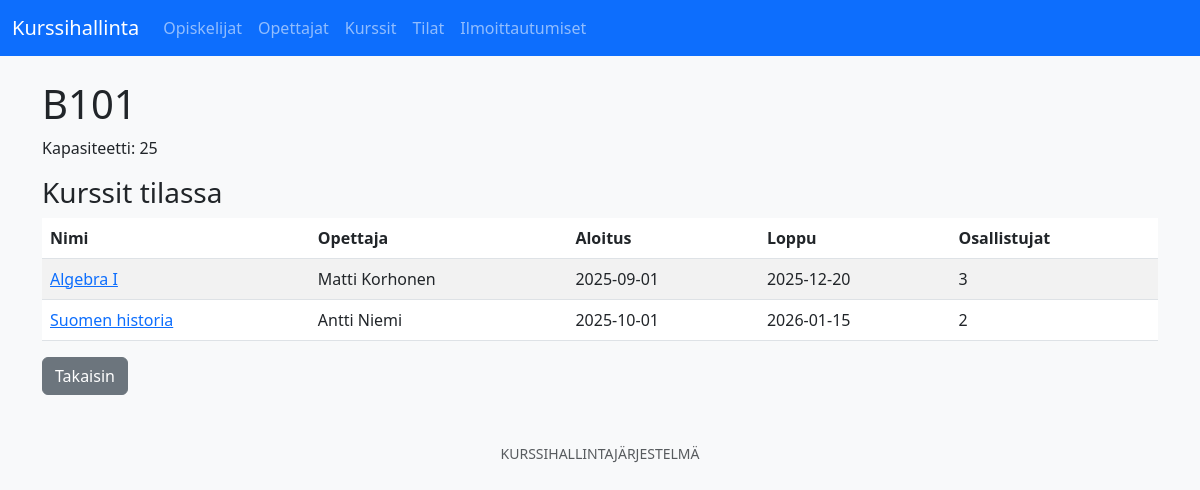
Page /rooms/view.php?id=1 on the committed database.
### tables this page shows
CREATE TABLE IF NOT EXISTS rooms (
  room_id INT AUTO_INCREMENT PRIMARY KEY,
  name VARCHAR(100) NOT NULL,
  capacity INT UNSIGNED NOT NULL DEFAULT 0
);

CREATE TABLE IF NOT EXISTS courses (
  course_id INT AUTO_INCREMENT PRIMARY KEY,
  name VARCHAR(200) NOT NULL,
  description TEXT,
  start_date DATE,
  end_date DATE,
  teacher_id INT NOT NULL,
  room_id INT NOT NULL,
  FOREIGN KEY (teacher_id) REFERENCES teachers(teacher_id) ON DELETE RESTRICT ON UPDATE CASCADE,
  FOREIGN KEY (room_id) REFERENCES rooms(room_id) ON DELETE RESTRICT ON UPDATE CASCADE
);

CREATE TABLE IF NOT EXISTS teachers (
  teacher_id INT AUTO_INCREMENT PRIMARY KEY,
  first_name VARCHAR(100) NOT NULL,
  last_name VARCHAR(100) NOT NULL,
  subject VARCHAR(100)
);

### rooms/view.php (the view, shortened to what this page needs)
<?php require_once __DIR__ . '/../includes/config.php';
$id = (int)($_GET['id'] ?? 0);
$s = $mysqli->prepare("SELECT * FROM rooms WHERE room_id=?");
$s->bind_param('i', $id);
$s->execute();
$room = $s->get_result()->fetch_assoc();
$csql = "SELECT c.course_id,c.name,c.start_date,c.end_date,t.first_name,t.last_name,(SELECT COUNT(*) FROM enrollments e WHERE e.course_id=c.course_id) AS participants FROM courses c JOIN teachers t ON c.teacher_id=t.teacher_id WHERE c.room_id=? ORDER BY c.start_date";
$cs = $mysqli->prepare($csql);
$cs->bind_param('i', $id);
$cs->execute();
$courses = $cs->get_result();
require_once __DIR__ . '/../includes/header.php'; ?><h1><?= htmlspecialchars($room['name']) ?></h1>
<p>Kapasiteetti: <?= (int)$room['capacity'] ?></p>
<h3>Kurssit tilassa</h3>
<table class="table table-striped">
    <thead>
        <tr>
            <th>Nimi</th>
            <th>Opettaja</th>
            <th>Aloitus</th>
            <th>Loppu</th>
            <th>Osallistujat</th>
        </tr>
    </thead>
    <tbody><?php while ($c = $courses->fetch_assoc()): ?><tr>
                <td><a href="/kurssienhallinta/courses/view.php?id=<?= $c['course_id'] ?>"><?= htmlspecialchars($c['name']) ?></a></td>
                <td><?= htmlspecialchars($c['first_name'] . ' ' . $c['last_name']) ?></td>
                <td><?= htmlspecialchars($c['start_date']) ?></td>
                <td><?= htmlspecialchars($c['end_date']) ?></td>
                <td><?= (int)$c['participants'] ?> <?php if ($c['participants'] > $room['capacity']): ?><span class="warning-icon" title="ylittää kapasiteetin"> ⚠️</span><?php endif; ?></td>
            </tr><?php endwhile; ?></tbody>
</table><a class="btn btn-secondary" href="index.php">Takaisin</a><?php require_once __DIR__ . '/../includes/footer.php'; ?>

### assets/style.css (style rules this page uses)
body { font-family: system-ui, -apple-system, 'Segoe UI', Roboto, 'Helvetica Neue', Arial; background-color: #f8f9fa; color: #212529; }

### rows in the picture
rooms: name "B101", capacity "25"
courses: name "Algebra I", teacher.last_name "Matti Korhonen", start_date "2025-09-01", end_date "2025-12-20", participants "3"
courses: name "Suomen historia", teacher.last_name "Antti Niemi", start_date "2025-10-01", end_date "2026-01-15", participants "2"
